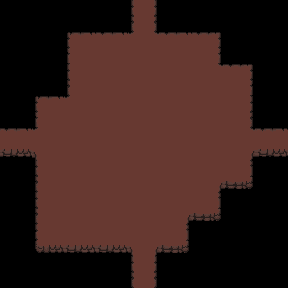

The image is a tile-based game level rendered from a .tmx file. Its description and complete source (layers, tilesets, objects, tile grids) follow:
An orthogonal 9x9 tile map with 32x32 px tiles, 1 tile layer (Tile Layer 1).

<map version="1.10" tiledversion="1.12.1" orientation="orthogonal" renderorder="right-down" width="9" height="9" tilewidth="32" tileheight="32" infinite="0" nextlayerid="2" nextobjectid="1">
 <tileset firstgid="1" source="All Tiles.tsx" />
 <layer id="1" name="Tile Layer 1" width="9" height="9">
  <data encoding="csv">
0,0,0,0,34,0,0,0,0,
0,0,8,9,144,9,10,0,0,
0,0,31,32,32,32,150,10,0,
0,8,151,32,32,32,32,33,0,
78,145,32,32,32,32,32,168,78,
0,31,32,32,32,32,127,56,0,
0,31,32,32,32,127,56,0,0,
0,54,55,55,167,56,0,0,0,
0,0,0,0,34,0,0,0,0
</data>
 </layer>
</map>
